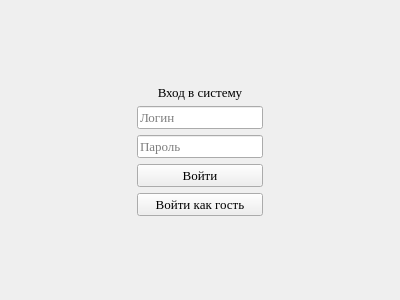
<?xml version="1.0" encoding="UTF-8"?>
<ui version="4.0">
 <class>Login</class>
 <widget class="QWidget" name="Login">
  <property name="geometry">
   <rect><x>0</x><y>0</y><width>400</width><height>300</height></rect>
  </property>
  <property name="windowTitle">
   <string>Авторизация</string>
  </property>
  <property name="styleSheet">
   <string notr="true">font-family: Times New Roman; font-size: 13px;</string>
  </property>
  <layout class="QVBoxLayout" name="verticalLayout">
   <item>
    <spacer name="verticalSpacer_top">
     <property name="orientation"><enum>Qt::Vertical</enum></property>
     <property name="sizeHint" stdset="0"><size><width>20</width><height>60</height></size></property>
    </spacer>
   </item>
   <item>
    <layout class="QHBoxLayout">
     <item>
      <spacer><property name="orientation"><enum>Qt::Horizontal</enum></property><property name="sizeHint" stdset="0"><size><width>40</width><height>20</height></size></property></spacer>
     </item>
     <item>
      <layout class="QVBoxLayout" name="formLayout">
       <item>
        <widget class="QLabel" name="lb_title">
         <property name="text"><string>Вход в систему</string></property>
         <property name="alignment"><set>Qt::AlignCenter</set></property>
        </widget>
       </item>
       <item>
        <widget class="QLineEdit" name="le_login">
         <property name="placeholderText"><string>Логин</string></property>
        </widget>
       </item>
       <item>
        <widget class="QLineEdit" name="le_password">
         <property name="placeholderText"><string>Пароль</string></property>
         <property name="echoMode"><enum>QLineEdit::Password</enum></property>
        </widget>
       </item>
       <item>
        <widget class="QPushButton" name="pb_login">
         <property name="text"><string>Войти</string></property>
        </widget>
       </item>
       <item>
        <widget class="QPushButton" name="pb_guest">
         <property name="text"><string>Войти как гость</string></property>
        </widget>
       </item>
      </layout>
     </item>
     <item>
      <spacer><property name="orientation"><enum>Qt::Horizontal</enum></property><property name="sizeHint" stdset="0"><size><width>40</width><height>20</height></size></property></spacer>
     </item>
    </layout>
   </item>
   <item>
    <spacer name="verticalSpacer_bot">
     <property name="orientation"><enum>Qt::Vertical</enum></property>
     <property name="sizeHint" stdset="0"><size><width>20</width><height>60</height></size></property>
    </spacer>
   </item>
  </layout>
 </widget>
 <resources/>
 <connections/>
</ui>
